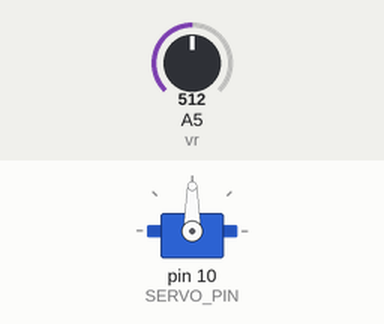
The sketch below on a simulated Arduino Uno, built with avr-gcc and run on an emulated ATmega328P. Parts: servo. The test bench sets the inputs (shaded band); at power-on: A5 (vr) = 512. What the sketch prints to the serial monitor is not drawn.

Above: at 1.2 s.
1.3 s: A5 (vr) set to 716
At 1.6 s:
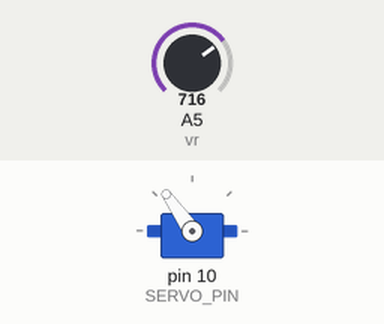
2.8 s: A5 (vr) set to 900
At 4.0 s:
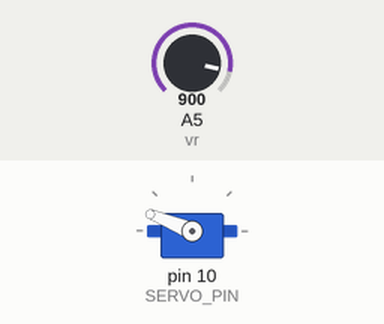
4.3 s: A5 (vr) set to 1023
At 5.1 s:
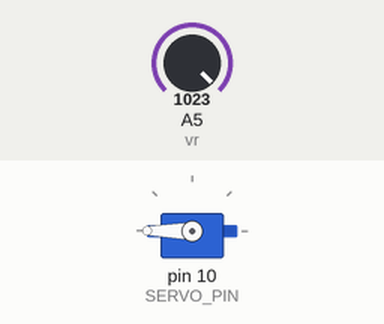
5.8 s: A5 (vr) set to 306
At 6.3 s:
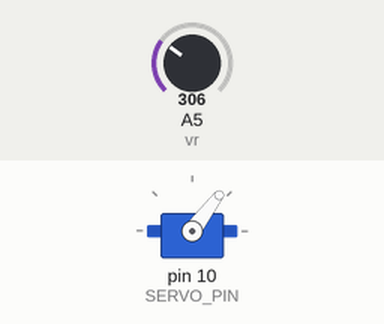
7.3 s: A5 (vr) set to 122
At 8.5 s:
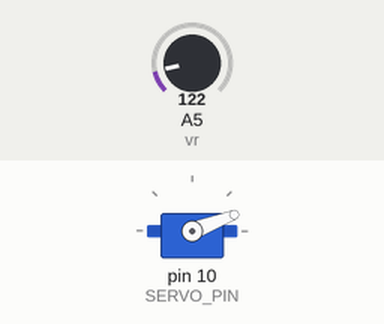
8.8 s: A5 (vr) set to 0
At 9.6 s:
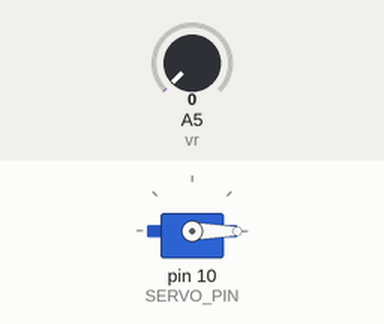
Timing chart, 0 to 11.3 s (numbered marks = the images above; inputs shaded):
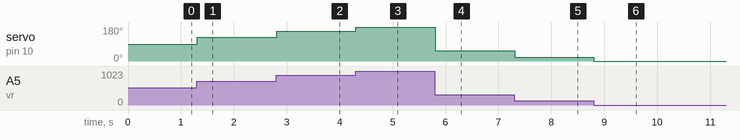

The sketch:

a4s_2023.4.28.ino
```cpp
#include <Servo.h>
#define SERVO_PIN 10 //伺服馬達腳位
#define vr A5

Servo myservo;

void setup() {
  // put your setup code here, to run once:
  Serial.begin(9600);
  pinMode(vr,INPUT);
  myservo.attach(SERVO_PIN);
}

void loop() {
  // put your main code here, to run repeatedly:
  int degree = map(analogRead(vr),0,1023,0,180);
  Serial.println(degree);
  myservo.write(degree);
}
```

Measured:
- after the input at 1.3 s, servo on pin 10 (SERVO_PIN): 90° → 125° at once
- after the input at 2.8 s, servo on pin 10 (SERVO_PIN): 125° → 158° at once
- after the input at 4.3 s, servo on pin 10 (SERVO_PIN): 158° → 180° at once
- after the input at 5.8 s, servo on pin 10 (SERVO_PIN): 180° → 53° at once
- after the input at 7.3 s, servo on pin 10 (SERVO_PIN): 53° → 21° at once
- after the input at 8.8 s, servo on pin 10 (SERVO_PIN): 21° → 0° at once
